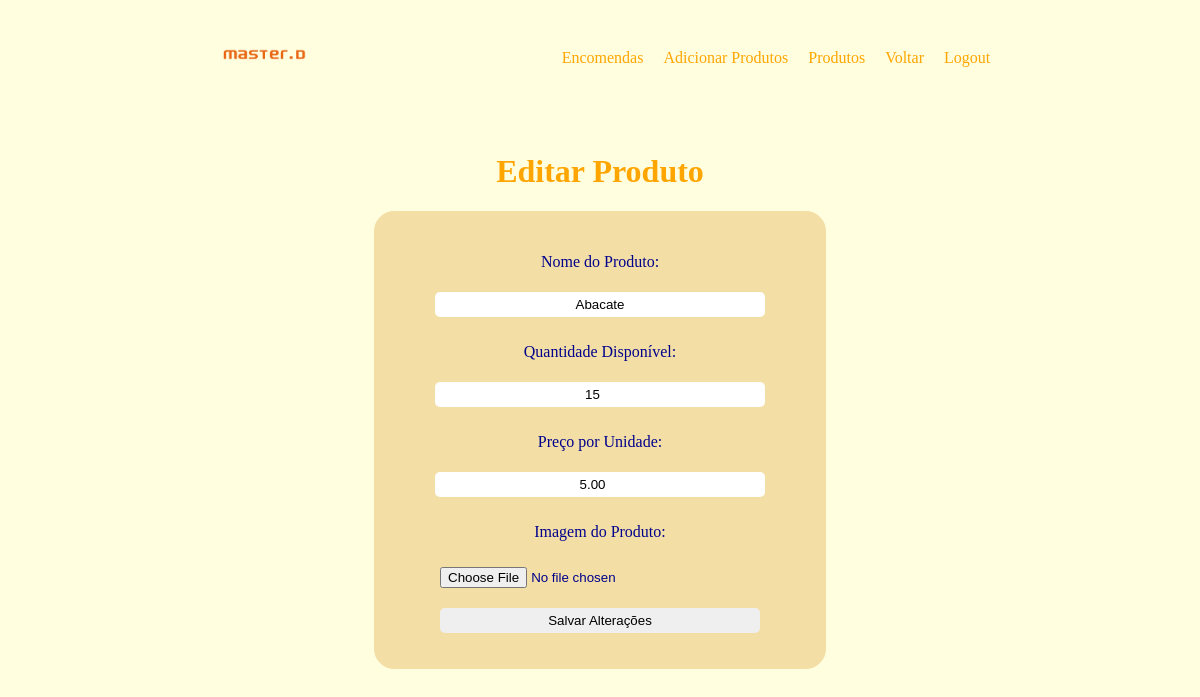
/admin-final/editar_produto.php?id=1 (signed in), run on the app's committed database.
### tables this page shows
CREATE TABLE `produtos` (
  `id` int(11) NOT NULL,
  `nome` varchar(255) NOT NULL,
  `quantidade` int(11) NOT NULL,
  `preco` decimal(10,2) NOT NULL,
  `imagem` varchar(255) DEFAULT NULL
);

### admin-final/editar_produto.php (the view, shortened to what this page needs)
<?php
include_once("../conexao/conexao.php");
if ($_SERVER["REQUEST_METHOD"] == "POST") {
    $id = $_POST["id"];
    $nome = $_POST["nome"];
    $quantidade = $_POST["quantidade"];
    $preco = $_POST["preco"];
    $novaImagem = $_FILES["imagem"]["name"];
    $imagemTemporaria = $_FILES["imagem"]["tmp_name"];
    if (!empty($novaImagem)) {
        $caminhoDestino = "caminho/para/pasta/imagens/" . $novaImagem;
        move_uploaded_file($imagemTemporaria, $caminhoDestino);
        $sql = "UPDATE produtos SET nome='$nome', quantidade='$quantidade', preco='$preco', imagem='$novaImagem' WHERE id='$id'";
    } else {
        $sql = "UPDATE produtos SET nome='$nome', quantidade='$quantidade', preco='$preco' WHERE id='$id'";
    }
    if ($conexao->query($sql) === TRUE) {
        header("Location: produtos.php");
        exit();
    } else {
        echo "Erro ao atualizar produto ";
    }
} elseif (isset($_GET["id"])) {
    $id = $_GET["id"];
    $sql = "SELECT * FROM produtos WHERE id='$id'";
    $result = $conexao->query($sql);
    if ($result->num_rows == 1) {
        $row = $result->fetch_assoc();
    } else {
        echo "Produto não encontrado.";
        exit();
    }
}
?>
<!DOCTYPE html>
<html lang="pt">
<head>
    <link rel="stylesheet" href="./css/editar.prod.css">
</head>
<body>
<nav>
    <div class="nav-container">
        <div class="logo">
            <img src="../imagens/Escola-Profissional-MasterD-removebg-preview.png" alt="Logo">
        </div>
        <ul class="menu">
            <li><a href="encomendas.php">Encomendas</a></li>
            <li><a href="produtos_new.php">Adicionar Produtos</a></li>
            <li><a href="produtos.php">Produtos</a></li>
            <li><a href="index.php">Voltar</a></li>
            <li><a href="logout.php">Logout</a></li>
        </ul>
    </div>
</nav>
    <div class="content" id="content">
    <h1>Editar Produto</h1>
    <form action="" method="post" enctype="multipart/form-data">
            <p>Nome do Produto:</p>
            <input type="text" name="nome" value="<?php echo $row["nome"]; ?>" required><br>
            <p>Quantidade Disponível:</p>
            <input type="number" name="quantidade" value="<?php echo $row["quantidade"]; ?>" required><br>
            <p>Preço por Unidade:</p>
            <input type="number" step="0.01" name="preco" value="<?php echo $row["preco"]; ?>" required><br>
            <p>Imagem do Produto:</p>
            <input type="file" name="imagem"><br>
            <input type="submit" value="Salvar Alterações">
        </form>
    </div>
</body>
</html>

### admin-final/css/editar.prod.css (style rules this page uses)
body { background-color: #ffffe0; }
.content { display: flex; flex-direction: column; justify-content: center; align-items: center; margin-top: 2%; }
h1 { color: orange; }
form { width: 400px; border: 1px solid #f3dfa6; background-color: #f3dfa6; color: darkblue; padding: 25px; border-radius: 20px; text-align: center; }
form input { margin-bottom: 10px; margin-top: 5px; text-align: center; width: 80%; padding: 5px; border: none; border-radius: 5px; }
nav { background-color: #ffffe0; color: white; }
nav ul li a { font-family: monteserratBold; text-decoration: none; color: orange; }
.nav-container { display: flex; justify-content: space-evenly; align-items: center; padding: 10px; }
.logo img { width: 130px; }
.menu { display: flex; list-style: none; }
.menu li { margin: 0 10px; }

### data on the page
produtos: nome "Abacate", quantidade "15", preco "5.00"
